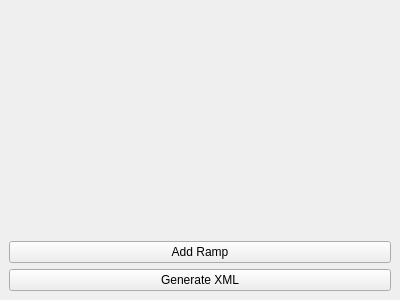
<?xml version="1.0" encoding="UTF-8"?>
<ui version="4.0">
 <class>MainWindow</class>
 <widget class="QMainWindow" name="MainWindow">
  <property name="geometry">
   <rect>
    <x>0</x>
    <y>0</y>
    <width>400</width>
    <height>300</height>
   </rect>
  </property>
  <property name="windowTitle">
   <string>QGIS Color Ramp Generator</string>
  </property>
  <widget class="QWidget" name="centralwidget">
   <layout class="QVBoxLayout" name="verticalLayout">
    <item>
     <widget class="QWidget" name="rampContainer" native="true">
      <layout class="QVBoxLayout" name="rampContainerLayout"/>
     </widget>
    </item>
    <item>
     <widget class="QPushButton" name="addRampButton">
      <property name="text">
       <string>Add Ramp</string>
      </property>
     </widget>
    </item>
    <item>
     <widget class="QPushButton" name="generateXMLButton">
      <property name="text">
       <string>Generate XML</string>
      </property>
     </widget>
    </item>
   </layout>
  </widget>
 </widget>
 <resources/>
 <connections/>
</ui>
